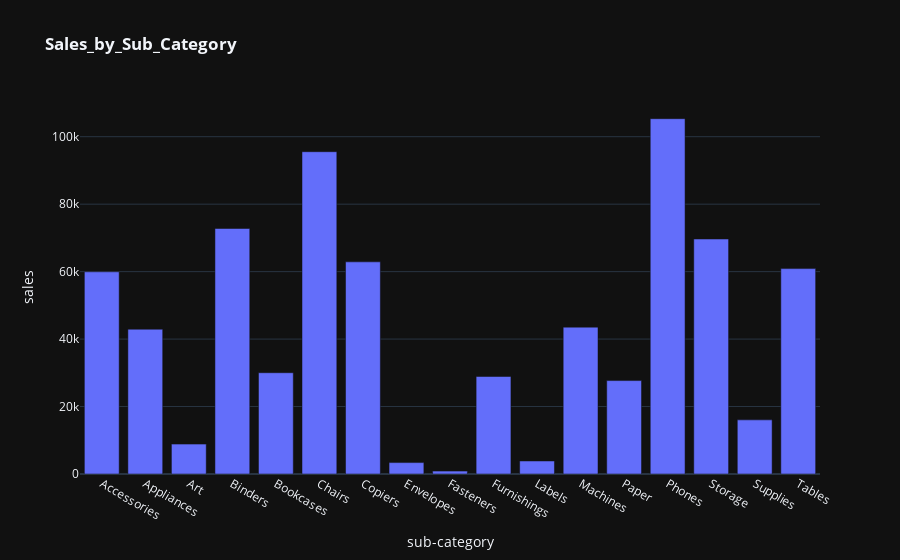

The notebook cell saved with this chart:
### Markdown cell above
#### How much sales is gained for each product in sub-category?

### Code cell
# Create Chart
fig = px.bar(sub_data,
             x='sub-category',
             y='sales',
             title='<b>Sales_by_Sub_Category</b>',
             template = template_style)

# Display Plot
fig.show()

# Export Chart to HTML
# plt.offline.plot(fig, filename= "C:\\Users\\abdh-\\OneDrive\\سطح المكتب\\Projects\\project_7\\Sales_Profit_Scatterplot.html", auto_open=False)

### Figure 1 — Plotly figure (JSON) as saved in the notebook; plotly's stock layout.template omitted (floating-point values rounded to 4 significant figures)
{"data": [{"alignmentgroup": "True", "hovertemplate": "sub-category=%{x}<br>sales=%{y}<extra></extra>", "legendgroup": "", "marker": {"color": "#636efa", "pattern": {"shape": ""}}, "name": "", "offsetgroup": "", "orientation": "v", "showlegend": false, "textposition": "auto", "type": "bar", "x": ["Accessories", "Appliances", "Art", "Binders", "Bookcases", "Chairs", "Copiers", "Envelopes", "Fasteners", "Furnishings", "Labels", "Machines", "Paper", "Phones", "Storage", "Supplies", "Tables"], "xaxis": "x", "y": [59950.0, 42930.0, 8863.0, 72790.0, 30020.0, 95550.0, 62900.0, 3379.0, 857.6, 28920.0, 3861.0, 43540.0, 27690.0, 105300.0, 69680.0, 16050.0, 60890.0], "yaxis": "y"}], "layout": {"barmode": "relative", "legend": {"tracegroupgap": 0}, "title": {"text": "<b>Sales_by_Sub_Category</b>"}, "xaxis": {"anchor": "y", "domain": [0, 1], "title": {"text": "sub-category"}}, "yaxis": {"anchor": "x", "domain": [0, 1], "title": {"text": "sales"}}}}
